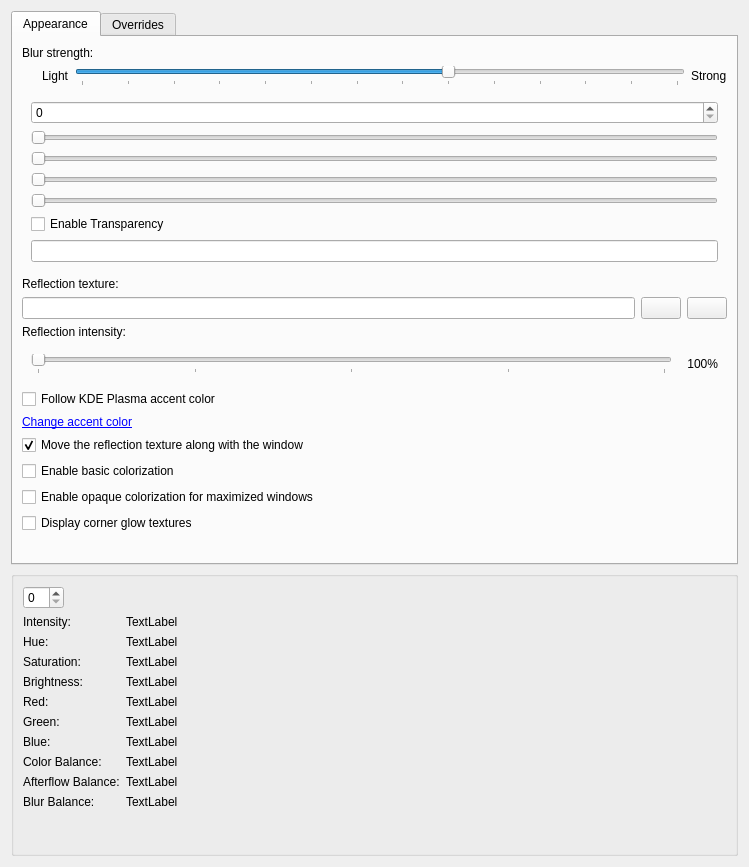
<?xml version="1.0" encoding="UTF-8"?>
<ui version="4.0">
 <class>BlurEffectConfig</class>
 <widget class="QWidget" name="BlurEffectConfig">
  <property name="geometry">
   <rect>
    <x>0</x>
    <y>0</y>
    <width>577</width>
    <height>867</height>
   </rect>
  </property>
  <layout class="QVBoxLayout">
   <item>
    <widget class="QTabWidget" name="tabWidget">
     <property name="sizePolicy">
      <sizepolicy hsizetype="Expanding" vsizetype="Minimum">
       <horstretch>0</horstretch>
       <verstretch>0</verstretch>
      </sizepolicy>
     </property>
     <property name="currentIndex">
      <number>0</number>
     </property>
     <widget class="QWidget" name="blurWidget">
      <attribute name="title">
       <string comment="Appearance tab in the blur KCM">Appearance</string>
      </attribute>
      <layout class="QVBoxLayout" name="verticalLayout_2">
       <item>
        <widget class="QLabel" name="labelConstantBlurDescription">
         <property name="text">
          <string>Blur strength:</string>
         </property>
        </widget>
       </item>
       <item>
        <layout class="QHBoxLayout" name="horizontalLayout">
         <item>
          <spacer name="horizontalSpacer">
           <property name="orientation">
            <enum>Qt::Orientation::Horizontal</enum>
           </property>
           <property name="sizeType">
            <enum>QSizePolicy::Policy::Fixed</enum>
           </property>
           <property name="sizeHint" stdset="0">
            <size>
             <width>20</width>
             <height>20</height>
            </size>
           </property>
          </spacer>
         </item>
         <item>
          <widget class="QLabel" name="labelConstantBlurLight">
           <property name="text">
            <string comment="Low blur strength">Light</string>
           </property>
          </widget>
         </item>
         <item>
          <widget class="QSlider" name="kcfg_BlurStrength">
           <property name="minimum">
            <number>2</number>
           </property>
           <property name="maximum">
            <number>15</number>
           </property>
           <property name="singleStep">
            <number>1</number>
           </property>
           <property name="pageStep">
            <number>1</number>
           </property>
           <property name="value">
            <number>10</number>
           </property>
           <property name="orientation">
            <enum>Qt::Orientation::Horizontal</enum>
           </property>
           <property name="tickPosition">
            <enum>QSlider::TickPosition::TicksBelow</enum>
           </property>
          </widget>
         </item>
         <item>
          <widget class="QLabel" name="labelConstantBlurStrong">
           <property name="text">
            <string comment="High blur strength">Strong</string>
           </property>
          </widget>
         </item>
        </layout>
       </item>
       <item>
        <widget class="QWidget" name="invisibleWidgets" native="true">
         <property name="sizePolicy">
          <sizepolicy hsizetype="Preferred" vsizetype="Expanding">
           <horstretch>0</horstretch>
           <verstretch>0</verstretch>
          </sizepolicy>
         </property>
         <layout class="QVBoxLayout" name="verticalLayout">
          <item>
           <widget class="QSpinBox" name="kcfg_AccentColorName">
            <property name="maximum">
             <number>255</number>
            </property>
           </widget>
          </item>
          <item>
           <widget class="QSlider" name="kcfg_AeroIntensity">
            <property name="minimum">
             <number>26</number>
            </property>
            <property name="maximum">
             <number>217</number>
            </property>
            <property name="orientation">
             <enum>Qt::Orientation::Horizontal</enum>
            </property>
            <property name="tickInterval">
             <number>5</number>
            </property>
           </widget>
          </item>
          <item>
           <widget class="QSlider" name="kcfg_AeroHue">
            <property name="maximum">
             <number>359</number>
            </property>
            <property name="orientation">
             <enum>Qt::Orientation::Horizontal</enum>
            </property>
           </widget>
          </item>
          <item>
           <widget class="QSlider" name="kcfg_AeroSaturation">
            <property name="maximum">
             <number>100</number>
            </property>
            <property name="orientation">
             <enum>Qt::Orientation::Horizontal</enum>
            </property>
           </widget>
          </item>
          <item>
           <widget class="QSlider" name="kcfg_AeroBrightness">
            <property name="maximum">
             <number>100</number>
            </property>
            <property name="orientation">
             <enum>Qt::Orientation::Horizontal</enum>
            </property>
           </widget>
          </item>
          <item>
           <widget class="QCheckBox" name="kcfg_EnableTransparency">
            <property name="text">
             <string>Enable Transparency</string>
            </property>
           </widget>
          </item>
          <item>
           <widget class="QLineEdit" name="kcfg_CustomColor"/>
          </item>
         </layout>
        </widget>
       </item>
       <item>
        <widget class="QLabel" name="label">
         <property name="text">
          <string>Reflection texture:</string>
         </property>
        </widget>
       </item>
       <item>
        <layout class="QHBoxLayout" name="horizontalLayout_2">
         <item>
          <widget class="QLineEdit" name="kcfg_TextureLocation">
           <property name="readOnly">
            <bool>true</bool>
           </property>
          </widget>
         </item>
         <item>
          <widget class="QPushButton" name="browse_pushButton">
           <property name="toolTip">
            <string>Browse...</string>
           </property>
           <property name="text">
            <string/>
           </property>
           <property name="icon">
            <iconset theme="document-open"/>
           </property>
          </widget>
         </item>
         <item>
          <widget class="QPushButton" name="clear_pushButton">
           <property name="toolTip">
            <string comment="Reset the reflection texture">Clear</string>
           </property>
           <property name="text">
            <string/>
           </property>
           <property name="icon">
            <iconset theme="edit-delete"/>
           </property>
          </widget>
         </item>
        </layout>
       </item>
       <item>
        <widget class="QLabel" name="label_2">
         <property name="text">
          <string>Reflection intensity:</string>
         </property>
        </widget>
       </item>
       <item>
        <widget class="QWidget" name="widget_2" native="true">
         <layout class="QHBoxLayout" name="horizontalLayout_3">
          <item>
           <widget class="QSlider" name="kcfg_ReflectionIntensity">
            <property name="maximum">
             <number>100</number>
            </property>
            <property name="orientation">
             <enum>Qt::Orientation::Horizontal</enum>
            </property>
            <property name="tickPosition">
             <enum>QSlider::TickPosition::TicksBelow</enum>
            </property>
            <property name="tickInterval">
             <number>25</number>
            </property>
           </widget>
          </item>
          <item>
           <widget class="QLabel" name="reflectionLabel">
            <property name="sizePolicy">
             <sizepolicy hsizetype="Preferred" vsizetype="Preferred">
              <horstretch>0</horstretch>
              <verstretch>0</verstretch>
             </sizepolicy>
            </property>
            <property name="minimumSize">
             <size>
              <width>40</width>
              <height>0</height>
             </size>
            </property>
            <property name="text">
             <string>100%</string>
            </property>
            <property name="alignment">
             <set>Qt::AlignmentFlag::AlignRight|Qt::AlignmentFlag::AlignTrailing|Qt::AlignmentFlag::AlignVCenter</set>
            </property>
            <property name="margin">
             <number>0</number>
            </property>
           </widget>
          </item>
         </layout>
        </widget>
       </item>
       <item>
        <widget class="QCheckBox" name="kcfg_FollowPlasmaAccentColor">
         <property name="text">
          <string>Follow KDE Plasma accent color</string>
         </property>
        </widget>
       </item>
       <item>
        <widget class="QLabel" name="showAccentColor_label">
         <property name="cursor">
          <cursorShape>PointingHandCursor</cursorShape>
         </property>
         <property name="mouseTracking">
          <bool>true</bool>
         </property>
         <property name="text">
          <string comment="Don't change the HTML markup, just the human-readable text">&lt;a href=&quot;no&quot;&gt;Change accent color&lt;/a&gt;</string>
         </property>
        </widget>
       </item>
       <item>
        <widget class="QCheckBox" name="kcfg_TranslateTexture">
         <property name="text">
          <string>Move the reflection texture along with the window</string>
         </property>
         <property name="checked">
          <bool>true</bool>
         </property>
        </widget>
       </item>
       <item>
        <widget class="QCheckBox" name="kcfg_BasicColorization">
         <property name="text">
          <string>Enable basic colorization</string>
         </property>
        </widget>
       </item>
       <item>
        <widget class="QCheckBox" name="kcfg_MaximizeColorization">
         <property name="text">
          <string>Enable opaque colorization for maximized windows</string>
         </property>
        </widget>
       </item>
       <item>
        <widget class="QCheckBox" name="kcfg_EnableCornerGlow">
         <property name="text">
          <string>Display corner glow textures</string>
         </property>
        </widget>
       </item>
       <item>
        <spacer name="verticalSpacer">
         <property name="orientation">
          <enum>Qt::Orientation::Vertical</enum>
         </property>
         <property name="sizeHint" stdset="0">
          <size>
           <width>0</width>
           <height>0</height>
          </size>
         </property>
        </spacer>
       </item>
      </layout>
     </widget>
     <widget class="QWidget" name="forceBlurWidget">
      <attribute name="title">
       <string comment="Overrides tab in the blur KCM">Overrides</string>
      </attribute>
      <layout class="QVBoxLayout">
       <item>
        <widget class="QWidget" name="widget" native="true">
         <layout class="QGridLayout" name="formLayout_3">
          <item row="0" column="0">
           <widget class="QLabel" name="classLabel">
            <property name="text">
             <string>Classes of windows to force blur:</string>
            </property>
           </widget>
          </item>
          <item row="0" column="1">
           <widget class="QLabel" name="label_3">
            <property name="text">
             <string>Classes of Firefox windows to apply custom blur:</string>
            </property>
           </widget>
          </item>
          <item row="0" column="2">
           <widget class="QLabel" name="label_noblur">
            <property name="text">
             <string>Classes of windows to not apply blur (regex):</string>
            </property>
           </widget>
          </item>
          <item row="1" column="0">
           <widget class="QPlainTextEdit" name="kcfg_WindowClasses">
            <property name="toolTip">
             <string>One window class per line.</string>
            </property>
           </widget>
          </item>
          <item row="1" column="1">
           <widget class="QPlainTextEdit" name="kcfg_BlurFirefox">
            <property name="toolTip">
             <string>One window class per line.</string>
            </property>
           </widget>
          </item>
          <item row="1" column="2">
           <widget class="QPlainTextEdit" name="kcfg_NoBlurWindowClasses">
            <property name="toolTip">
             <string>One window class per line.</string>
            </property>
           </widget>
          </item>
         </layout>
        </widget>
       </item>
       <item>
        <layout class="QHBoxLayout" name="layoutMatchingMode">
         <item>
          <widget class="QRadioButton" name="kcfg_BlurMatching">
           <property name="text">
            <string>Apply force blur list</string>
           </property>
          </widget>
         </item>
        </layout>
       </item>
       <item>
        <widget class="QCheckBox" name="kcfg_BlurMenus">
         <property name="text">
          <string>Blur menus</string>
         </property>
        </widget>
       </item>
       <item>
        <widget class="QCheckBox" name="kcfg_BlurDocks">
         <property name="text">
          <string comment="Blur windows that have a 'dock' type">Blur docks</string>
         </property>
        </widget>
       </item>
       <item>
        <widget class="QCheckBox" name="kcfg_OpaqueKrunner">
         <property name="text">
          <string>Make KRunner opaque</string>
         </property>
        </widget>
       </item>
       <item>
        <widget class="QCheckBox" name="kcfg_OpaqueOSD">
         <property name="text">
          <string comment="Toggle opaqueness for OSDs">Make on screen displays opaque</string>
         </property>
        </widget>
       </item>
       <item>
        <widget class="QCheckBox" name="kcfg_PaintAsTranslucent">
         <property name="text">
          <string>Paint windows as non-opaque (fixes artifacts for some transparent windows)</string>
         </property>
        </widget>
       </item>
       <item>
        <widget class="QCheckBox" name="kcfg_FirefoxHollowRegion">
         <property name="text">
          <string>Don't render blur on the inside of Firefox windows (disabling this reduces performance)</string>
         </property>
        </widget>
       </item>
       <item>
        <widget class="QWidget" name="widget_3" native="true">
         <layout class="QHBoxLayout" name="horizontalLayout_4">
          <item>
           <widget class="QSpinBox" name="kcfg_FirefoxCornerRadius">
            <property name="sizePolicy">
             <sizepolicy hsizetype="Maximum" vsizetype="Fixed">
              <horstretch>0</horstretch>
              <verstretch>0</verstretch>
             </sizepolicy>
            </property>
           </widget>
          </item>
          <item>
           <widget class="QLabel" name="label_4">
            <property name="text">
             <string>Firefox blur corner radius (radius gets DPI scaled by the effect)</string>
            </property>
           </widget>
          </item>
         </layout>
        </widget>
       </item>
       <item>
        <widget class="QWidget" name="widget_4" native="true">
         <layout class="QHBoxLayout" name="horizontalLayout_5">
          <item>
           <widget class="QSpinBox" name="kcfg_FirefoxBlurTopMargin">
            <property name="sizePolicy">
             <sizepolicy hsizetype="Maximum" vsizetype="Fixed">
              <horstretch>0</horstretch>
              <verstretch>0</verstretch>
             </sizepolicy>
            </property>
            <property name="suffix">
             <string comment="Pixel unit suffix">px</string>
            </property>
            <property name="minimum">
             <number>96</number>
            </property>
            <property name="maximum">
             <number>512</number>
            </property>
           </widget>
          </item>
          <item>
           <widget class="QLabel" name="label_5">
            <property name="text">
             <string>Firefox blur top margin</string>
            </property>
           </widget>
          </item>
         </layout>
        </widget>
       </item>
      </layout>
     </widget>
    </widget>
   </item>
   <item>
    <widget class="QGroupBox" name="debugValues">
     <layout class="QFormLayout" name="formLayout">
      <item row="1" column="0">
       <widget class="QLabel" name="label_19">
        <property name="text">
         <string>Intensity:</string>
        </property>
       </widget>
      </item>
      <item row="2" column="0">
       <widget class="QLabel" name="label_18">
        <property name="text">
         <string>Hue:</string>
        </property>
       </widget>
      </item>
      <item row="3" column="0">
       <widget class="QLabel" name="label_17">
        <property name="text">
         <string>Saturation:</string>
        </property>
       </widget>
      </item>
      <item row="4" column="0">
       <widget class="QLabel" name="label_16">
        <property name="text">
         <string>Brightness:</string>
        </property>
       </widget>
      </item>
      <item row="5" column="0">
       <widget class="QLabel" name="label_15">
        <property name="text">
         <string>Red:</string>
        </property>
       </widget>
      </item>
      <item row="6" column="0">
       <widget class="QLabel" name="label_14">
        <property name="text">
         <string>Green:</string>
        </property>
       </widget>
      </item>
      <item row="7" column="0">
       <widget class="QLabel" name="label_13">
        <property name="text">
         <string>Blue:</string>
        </property>
       </widget>
      </item>
      <item row="8" column="0">
       <widget class="QLabel" name="label_12">
        <property name="text">
         <string>Color Balance:</string>
        </property>
       </widget>
      </item>
      <item row="9" column="0">
       <widget class="QLabel" name="label_9">
        <property name="text">
         <string notr="true" >Afterflow Balance:</string>
        </property>
       </widget>
      </item>
      <item row="9" column="1">
       <widget class="QLabel" name="printAfterglowBalance">
        <property name="text">
         <string notr="true">TextLabel</string>
        </property>
       </widget>
      </item>
      <item row="10" column="0">
       <widget class="QLabel" name="label_8">
        <property name="text">
         <string notr="true">Blur Balance:</string>
        </property>
       </widget>
      </item>
      <item row="10" column="1">
       <widget class="QLabel" name="printBlurBalance">
        <property name="text">
         <string notr="true">TextLabel</string>
        </property>
       </widget>
      </item>
      <item row="8" column="1">
       <widget class="QLabel" name="printColorBalance">
        <property name="text">
         <string notr="true">TextLabel</string>
        </property>
       </widget>
      </item>
      <item row="7" column="1">
       <widget class="QLabel" name="printBlue">
        <property name="text">
         <string notr="true">TextLabel</string>
        </property>
       </widget>
      </item>
      <item row="6" column="1">
       <widget class="QLabel" name="printGreen">
        <property name="text">
         <string notr="true">TextLabel</string>
        </property>
       </widget>
      </item>
      <item row="5" column="1">
       <widget class="QLabel" name="printRed">
        <property name="text">
         <string notr="true">TextLabel</string>
        </property>
       </widget>
      </item>
      <item row="4" column="1">
       <widget class="QLabel" name="printBrightness">
        <property name="text">
         <string notr="true">TextLabel</string>
        </property>
       </widget>
      </item>
      <item row="3" column="1">
       <widget class="QLabel" name="printSaturation">
        <property name="text">
         <string notr="true">TextLabel</string>
        </property>
       </widget>
      </item>
      <item row="2" column="1">
       <widget class="QLabel" name="printHue">
        <property name="text">
         <string notr="true">TextLabel</string>
        </property>
       </widget>
      </item>
      <item row="1" column="1">
       <widget class="QLabel" name="printIntensity">
        <property name="text">
         <string notr="true">TextLabel</string>
        </property>
       </widget>
      </item>
      <item row="0" column="0">
       <widget class="QSpinBox" name="kcfg_AccentColorGroup"/>
      </item>
     </layout>
    </widget>
   </item>
  </layout>
 </widget>
 <resources/>
 <connections/>
</ui>
